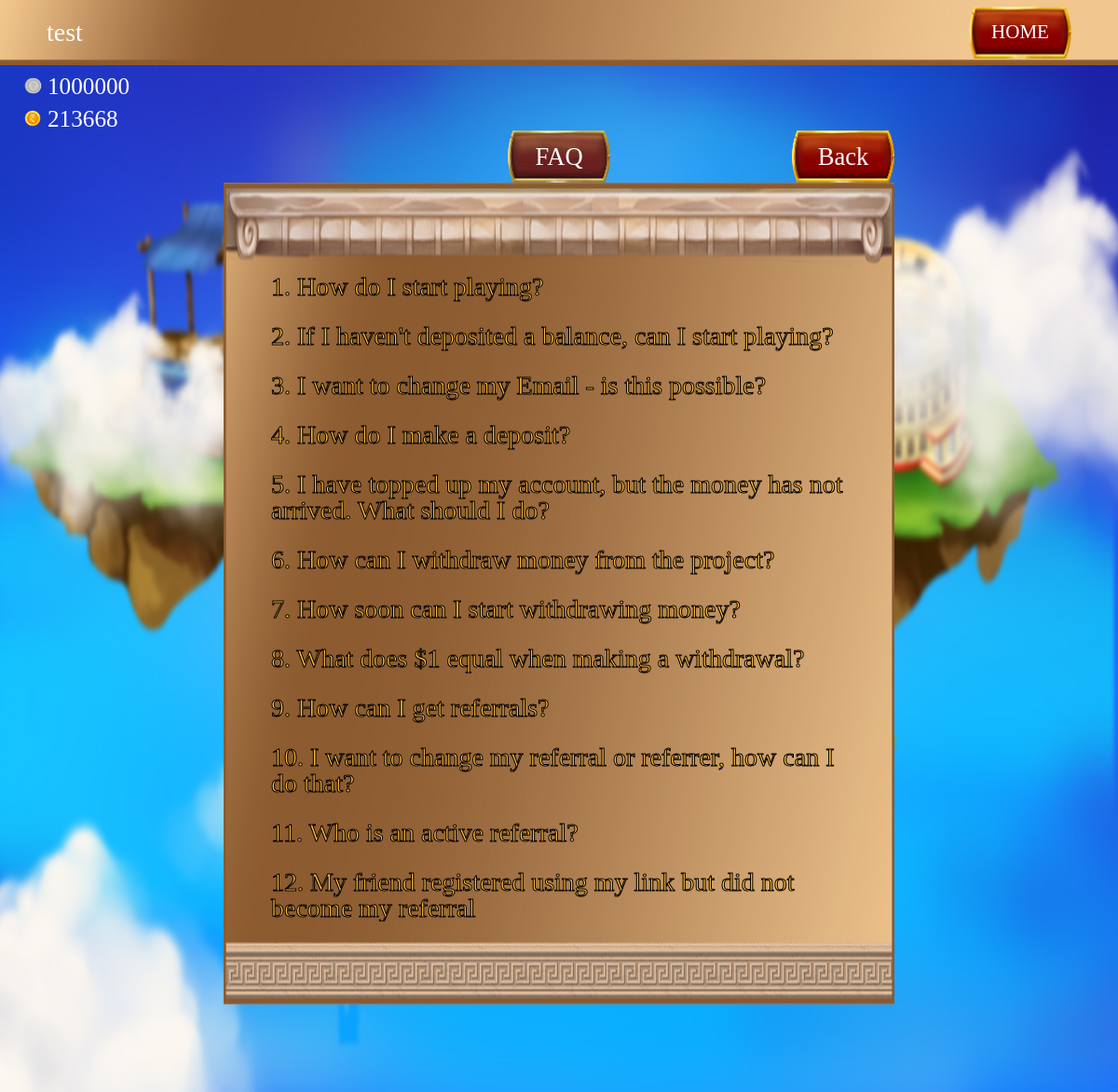
Screenshot of /pages/help.php (signed in) with the database file from the repository.
### tables this page shows
CREATE TABLE `users` (
  `user_id` int NOT NULL,
  `username` text NOT NULL,
  `email` text NOT NULL,
  `password` text NOT NULL,
  `payeer_wallet` varchar(20) DEFAULT NULL,
  `ref_id` int NOT NULL,
  `ban` int NOT NULL DEFAULT '0',
  `key_forgot` text
);

CREATE TABLE `users_b` (
  `user_id` int NOT NULL,
  `username` text NOT NULL,
  `silver` int NOT NULL,
  `gold` int NOT NULL
);

### pages/help.php (the view, shortened to what this page needs)
<?php
	require_once '../classes/configdb.php';
	$user_id = intval($_SESSION['user']);
	$user = $db->query("SELECT * FROM users WHERE user_id = '$user_id'");
	$row = $user->fetch_assoc();
	$users_b = $db->query("SELECT * FROM users_b WHERE user_id = '$user_id'");
	$row2 = $users_b->fetch_assoc();
?>
<!DOCTYPE html>
<html lang="en">
	<head>
		<link rel="stylesheet" type="text/css" href="../css/style4.css">
	</head>
	<body>
		<div class="main">
			<div class="header">
				<div class="panel">
					<div class="panel_nick"><?=$row['username']?></div>
					<a class="panel_exit" href="/pages/mylands.php">HOME</a>
				</div>
				<div class="silver">
					<div class="silver-img"></div>
					<div class="silver-text"><?=$row2['silver']?></div>
				</div>
				<div class="gold">
					<div class="gold-img"></div>
					<div class="gold-text"><?=$row2['gold']?></div>
				</div>
			</div>
			<div class="help_main">
				<div class="help_buttons">
					<div class="help_button3">FAQ</div>
					<a class="help_button" href="/pages/mylands.php">Back</a>
				</div>
				<div class="help_block">
					<div class="faq_block">
						<div class="accordion">1. How do I start playing?</div>
						<div class="accordion">2. If I haven't deposited a balance, can I start playing?</div>
						<div class="accordion">3. I want to change my Email - is this possible?</div>
						<div class="accordion">4. How do I make a deposit?</div>
						<div class="accordion">5. I have topped up my account, but the money has not arrived. What should I do?</div>
						<div class="accordion">6. How can I withdraw money from the project?</div>
						<div class="accordion">7. How soon can I start withdrawing money?</div>
						<div class="accordion">8. What does $1 equal when making a withdrawal?</div>
						<div class="accordion">9. How can I get referrals?</div>
						<div class="accordion">10. I want to change my referral or referrer, how can I do that?</div>
						<div class="accordion">11. Who is an active referral?</div>
						<div class="accordion">12. My friend registered using my link but did not become my referral</div>
					</div>
				</div>
			</div>
		</div>
	</body>
</html>

### rows the page displays
users: username "test"
users_b: silver "1000000", gold "213668"
